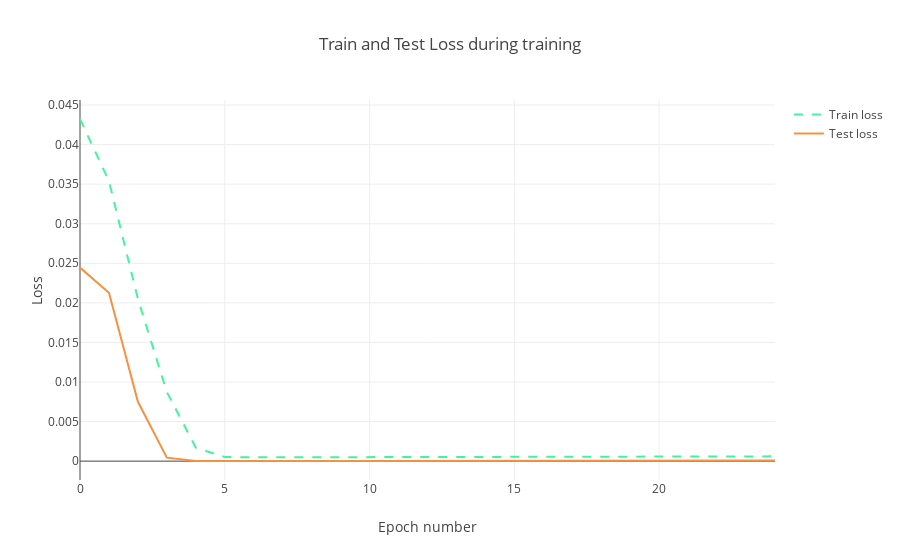

The cell this chart's notebook holds for it:
### Code cell
trace1 = go.Scatter(
    x = np.arange(0, len(history.history['loss']), 1),
    y = history.history['loss'],
    mode = 'lines',
    name = 'Train loss',
    line = dict(color=('rgb(66, 244, 155)'), width=2, dash='dash')
)
trace2 = go.Scatter(
    x = np.arange(0, len(history.history['val_loss']), 1),
    y = history.history['val_loss'],
    mode = 'lines',
    name = 'Test loss',
    line = dict(color=('rgb(244, 146, 65)'), width=2)
)

data = [trace1, trace2]
layout = dict(title = 'Train and Test Loss during training',
              xaxis = dict(title = 'Epoch number'), yaxis = dict(title = 'Loss'))
fig = dict(data=data, layout=layout)
py.iplot(fig, filename='training_process')

### Figure 1 — Plotly figure (JSON) as saved in the notebook; plotly's stock layout.template omitted (floating-point values rounded to 4 significant figures)
{"data": [{"line": {"color": "rgb(66, 244, 155)", "dash": "dash", "width": 2}, "mode": "lines", "name": "Train loss", "type": "scatter", "uid": "8deebcc3-6b89-4770-829f-85e749be81ce", "x": [0, 1, 2, 3, 4, 5, 6, 7, 8, 9, 10, 11, 12, 13, 14, 15, 16, 17, 18, 19, 20, 21, 22, 23, 24], "y": [0.04323, 0.0354, 0.02049, 0.00873, 0.001693, 0.000528, 0.0004793, 0.0004765, 0.0004773, 0.0004792, 0.0004857, 0.0004947, 0.0005064, 0.0005182, 0.0005294, 0.0005389, 0.0005468, 0.0005535, 0.0005596, 0.0005657, 0.0005721, 0.000579, 0.0005864, 0.0005943, 0.0006028]}, {"line": {"color": "rgb(244, 146, 65)", "width": 2}, "mode": "lines", "name": "Test loss", "type": "scatter", "uid": "25ce888c-4654-45d4-b3ad-d1fa5f8a7e7a", "x": [0, 1, 2, 3, 4, 5, 6, 7, 8, 9, 10, 11, 12, 13, 14, 15, 16, 17, 18, 19, 20, 21, 22, 23, 24], "y": [0.02446, 0.02128, 0.007499, 0.0004396, 3.097e-05, 4.548e-05, 3.34e-05, 3.386e-05, 2.67e-05, 2.244e-05, 1.869e-05, 1.693e-05, 1.629e-05, 1.683e-05, 1.834e-05, 2.082e-05, 2.42e-05, 2.841e-05, 3.334e-05, 3.889e-05, 4.499e-05, 5.159e-05, 5.864e-05, 6.609e-05, 7.387e-05]}], "layout": {"title": {"text": "Train and Test Loss during training"}, "xaxis": {"title": {"text": "Epoch number"}}, "yaxis": {"title": {"text": "Loss"}}}}
